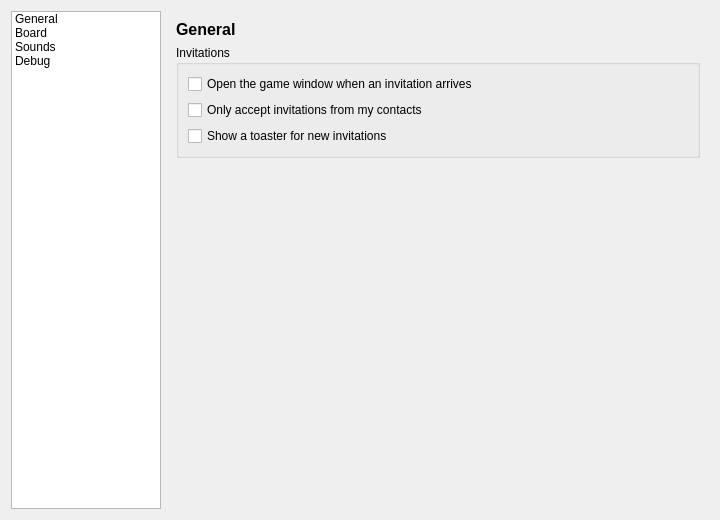
<?xml version="1.0" encoding="UTF-8"?>
<ui version="4.0">
 <class>BackgammonSettingsWidget</class>
 <widget class="QWidget" name="BackgammonSettingsWidget">
  <property name="geometry">
   <rect>
    <x>0</x>
    <y>0</y>
    <width>720</width>
    <height>520</height>
   </rect>
  </property>
  <layout class="QHBoxLayout" name="mainLayout">
   <item>
    <widget class="QListWidget" name="navigationList">
     <property name="spacing">
      <number>3</number>
     </property>
     <property name="minimumSize">
      <size>
       <width>150</width>
       <height>0</height>
      </size>
     </property>
     <property name="maximumSize">
      <size>
       <width>150</width>
       <height>16777215</height>
      </size>
     </property>
     <property name="iconSize">
      <size>
       <width>24</width>
       <height>24</height>
      </size>
     </property>
     <item>
      <property name="text">
       <string>General</string>
      </property>
     </item>
     <item>
      <property name="text">
       <string>Board</string>
      </property>
     </item>
     <item>
      <property name="text">
       <string>Sounds</string>
      </property>
     </item>
     <item>
      <property name="text">
       <string>Debug</string>
      </property>
     </item>
    </widget>
   </item>
   <item>
    <widget class="QStackedWidget" name="pagesStack">
     <widget class="QWidget" name="generalPage">
      <layout class="QVBoxLayout" name="generalPageLayout" stretch="0,0,1">
       <item>
        <widget class="QLabel" name="generalTitle">
         <property name="font">
          <font>
           <pointsize>12</pointsize>
           <bold>true</bold>
          </font>
         </property>
         <property name="text">
          <string>General</string>
         </property>
        </widget>
       </item>
       <item>
        <widget class="QGroupBox" name="invitationsGroup">
         <property name="title">
          <string>Invitations</string>
         </property>
         <layout class="QVBoxLayout" name="invitationsLayout">
          <item>
           <widget class="QCheckBox" name="openWindowCheck">
            <property name="text">
             <string>Open the game window when an invitation arrives</string>
            </property>
            <property name="toolTip">
             <string>When off, invitations wait in "Your games" on the Backgammon page</string>
            </property>
           </widget>
          </item>
          <item>
           <widget class="QCheckBox" name="contactsOnlyCheck">
            <property name="text">
             <string>Only accept invitations from my contacts</string>
            </property>
            <property name="toolTip">
             <string>Invitations from identities that are not in your contacts are ignored. Banned identities are always ignored.</string>
            </property>
           </widget>
          </item>
          <item>
           <widget class="QCheckBox" name="toasterCheck">
            <property name="text">
             <string>Show a toaster for new invitations</string>
            </property>
           </widget>
          </item>
         </layout>
        </widget>
       </item>
       <item>
        <spacer name="generalPageSpacer">
         <property name="orientation">
          <enum>Qt::Orientation::Vertical</enum>
         </property>
         <property name="sizeType">
          <enum>QSizePolicy::Policy::Expanding</enum>
         </property>
         <property name="sizeHint" stdset="0">
          <size>
           <width>20</width>
           <height>40</height>
          </size>
         </property>
        </spacer>
       </item>
      </layout>
     </widget>
     <widget class="QWidget" name="boardPage">
      <layout class="QVBoxLayout" name="boardPageLayout" stretch="0,0,1">
       <item>
        <widget class="QLabel" name="boardTitle">
         <property name="font">
          <font>
           <pointsize>12</pointsize>
           <bold>true</bold>
          </font>
         </property>
         <property name="text">
          <string>Board</string>
         </property>
        </widget>
       </item>
       <item>
        <widget class="QGroupBox" name="boardGroup">
         <property name="title">
          <string>Board</string>
         </property>
         <layout class="QVBoxLayout" name="boardLayout">
          <item>
           <layout class="QHBoxLayout" name="themeLayout">
            <item>
             <widget class="QLabel" name="themeLabel">
              <property name="text">
               <string>Colours:</string>
              </property>
             </widget>
            </item>
            <item>
             <widget class="QComboBox" name="themeCombo">
              <property name="sizePolicy">
               <sizepolicy hsizetype="Expanding" vsizetype="Fixed">
                <horstretch>0</horstretch>
                <verstretch>0</verstretch>
               </sizepolicy>
              </property>
             </widget>
            </item>
           </layout>
          </item>
          <item>
           <widget class="QLabel" name="themePreview">
            <property name="minimumSize">
             <size>
              <width>320</width>
              <height>150</height>
             </size>
            </property>
            <property name="alignment">
             <set>Qt::AlignCenter</set>
            </property>
           </widget>
          </item>
          <item>
           <widget class="QLabel" name="themeHint">
            <property name="text">
             <string>Open games change colour right away.</string>
            </property>
            <property name="wordWrap">
             <bool>true</bool>
            </property>
           </widget>
          </item>
         </layout>
        </widget>
       </item>
       <item>
        <spacer name="boardPageSpacer">
         <property name="orientation">
          <enum>Qt::Orientation::Vertical</enum>
         </property>
         <property name="sizeType">
          <enum>QSizePolicy::Policy::Expanding</enum>
         </property>
         <property name="sizeHint" stdset="0">
          <size>
           <width>20</width>
           <height>40</height>
          </size>
         </property>
        </spacer>
       </item>
      </layout>
     </widget>
     <widget class="QWidget" name="soundsPage">
      <layout class="QVBoxLayout" name="soundsPageLayout" stretch="0,1">
       <item>
        <widget class="QLabel" name="soundsTitle">
         <property name="font">
          <font>
           <pointsize>12</pointsize>
           <bold>true</bold>
          </font>
         </property>
         <property name="text">
          <string>Sounds</string>
         </property>
        </widget>
       </item>
       <item>
        <widget class="QGroupBox" name="soundsGroup">
         <property name="title">
          <string>Play sounds</string>
         </property>
         <property name="checkable">
          <bool>true</bool>
         </property>
         <layout class="QVBoxLayout" name="soundsLayout">
          <item>
           <layout class="QHBoxLayout" name="volumeLayout">
            <item>
             <widget class="QLabel" name="volumeLabel">
              <property name="text">
               <string>Volume:</string>
              </property>
             </widget>
            </item>
            <item>
             <widget class="QSlider" name="volumeSlider">
              <property name="maximum">
               <number>100</number>
              </property>
              <property name="singleStep">
               <number>5</number>
              </property>
              <property name="pageStep">
               <number>10</number>
              </property>
              <property name="orientation">
               <enum>Qt::Horizontal</enum>
              </property>
             </widget>
            </item>
            <item>
             <widget class="QLabel" name="volumeValue">
              <property name="minimumSize">
               <size>
                <width>40</width>
                <height>0</height>
               </size>
              </property>
              <property name="text">
               <string notr="true">80%</string>
              </property>
             </widget>
            </item>
           </layout>
          </item>
          <item>
           <widget class="QLabel" name="eventsLabel">
            <property name="text">
             <string>Play a sound when (double-click an entry to hear it):</string>
            </property>
           </widget>
          </item>
          <item>
           <widget class="QListWidget" name="eventsList" />
          </item>
          <item>
           <widget class="QLabel" name="muteHint">
            <property name="text">
             <string>No sound plays while RetroShare's sounds are muted.</string>
            </property>
            <property name="wordWrap">
             <bool>true</bool>
            </property>
           </widget>
          </item>
         </layout>
        </widget>
       </item>
      </layout>
     </widget>
     <widget class="QWidget" name="debugPage">
      <layout class="QVBoxLayout" name="debugPageLayout" stretch="0,0,1">
       <item>
        <widget class="QLabel" name="debugTitle">
         <property name="font">
          <font>
           <pointsize>12</pointsize>
           <bold>true</bold>
          </font>
         </property>
         <property name="text">
          <string>Debug</string>
         </property>
        </widget>
       </item>
       <item>
        <widget class="QGroupBox" name="debugGroup">
         <property name="title">
          <string>Debug</string>
         </property>
         <layout class="QVBoxLayout" name="debugLayout">
          <item>
           <widget class="QCheckBox" name="tunnelLogCheck">
            <property name="text">
             <string>Log tunnel activity</string>
            </property>
            <property name="toolTip">
             <string>Tunnel requests, status changes, packets sent and received, reconnections and closed tunnels (backgammon_tunnels.log)</string>
            </property>
           </widget>
          </item>
          <item>
           <widget class="QCheckBox" name="gameLogCheck">
            <property name="text">
             <string>Log game activity</string>
            </property>
            <property name="toolTip">
             <string>Invitations (also the ones refused, and why), match start and end, dice, turns and doubles (backgammon_activity.log)</string>
            </property>
           </widget>
          </item>
          <item>
           <widget class="QLabel" name="logFolderLabel">
            <property name="text">
             <string notr="true">Log folder</string>
            </property>
            <property name="wordWrap">
             <bool>true</bool>
            </property>
            <property name="textInteractionFlags">
             <set>Qt::TextInteractionFlag::TextSelectableByMouse</set>
            </property>
           </widget>
          </item>
          <item>
           <layout class="QHBoxLayout" name="debugButtonsLayout">
            <item>
             <widget class="QPushButton" name="trafficButton">
              <property name="text">
               <string>View traffic…</string>
              </property>
              <property name="toolTip">
               <string>Show the tunnels of your Backgammon matches with their traffic. Works without logging.</string>
              </property>
             </widget>
            </item>
            <item>
             <widget class="QPushButton" name="logFolderButton">
              <property name="text">
               <string>Open log folder</string>
              </property>
             </widget>
            </item>
           </layout>
          </item>
         </layout>
        </widget>
       </item>
       <item>
        <spacer name="debugPageSpacer">
         <property name="orientation">
          <enum>Qt::Orientation::Vertical</enum>
         </property>
         <property name="sizeType">
          <enum>QSizePolicy::Policy::Expanding</enum>
         </property>
         <property name="sizeHint" stdset="0">
          <size>
           <width>20</width>
           <height>40</height>
          </size>
         </property>
        </spacer>
       </item>
      </layout>
     </widget>
    </widget>
   </item>
  </layout>
 </widget>
 <resources />
 <connections />
</ui>
